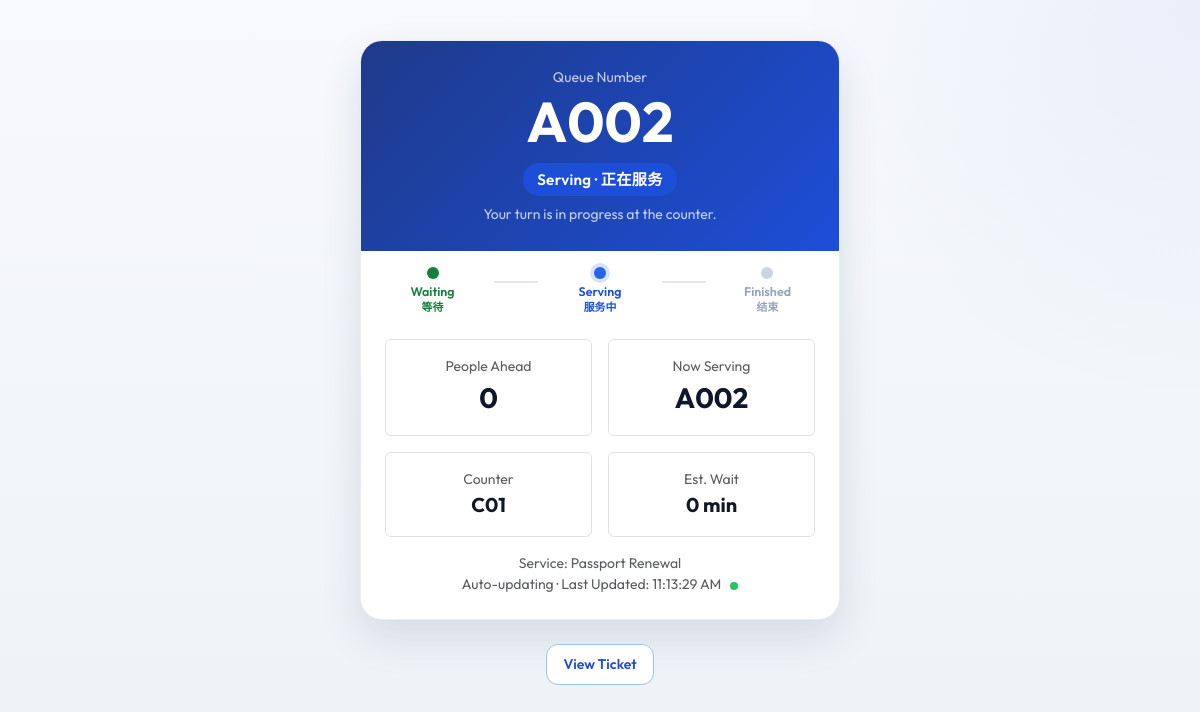
Page /public/live_tracker.php?ref=TKT-DEMO002 (signed in) on the committed database.
### tables this page shows
CREATE TABLE queue_tickets (
    id INT UNSIGNED AUTO_INCREMENT PRIMARY KEY,
    ticket_ref VARCHAR(30) NOT NULL UNIQUE,
    queue_number VARCHAR(10) NOT NULL,
    queue_date DATE NOT NULL,
    visitor_name VARCHAR(150) NOT NULL,
    visitor_ic VARCHAR(50) DEFAULT NULL,
    visitor_phone VARCHAR(30) DEFAULT NULL,
    visitor_email VARCHAR(150) DEFAULT NULL,
    user_id INT UNSIGNED DEFAULT NULL,
    service_id INT UNSIGNED NOT NULL,
    counter_id INT UNSIGNED DEFAULT NULL,
    staff_id INT UNSIGNED DEFAULT NULL,
    appointment_id INT UNSIGNED DEFAULT NULL,
    ticket_type ENUM('appointment','walk_in') NOT NULL DEFAULT 'walk_in',
    status ENUM('waiting','serving','completed','skipped','cancelled','no_show') NOT NULL DEFAULT 'waiting',
    called_at DATETIME DEFAULT NULL,
    started_at DATETIME DEFAULT NULL,
    completed_at DATETIME DEFAULT NULL,
    estimated_wait INT DEFAULT NULL COMMENT 'minutes',
    recall_count INT NOT NULL DEFAULT 0,
    created_at DATETIME NOT NULL DEFAULT CURRENT_TIMESTAMP,
    updated_at DATETIME NOT NULL DEFAULT CURRENT_TIMESTAMP ON UPDATE CURRENT_TIMESTAMP,
    UNIQUE KEY uq_queue_day_number (queue_date, queue_number),
    INDEX idx_queue_status (status),
    INDEX idx_queue_date (queue_date),
    INDEX idx_queue_service (service_id),
    CONSTRAINT fk_qt_user FOREIGN KEY (user_id) REFERENCES users(id) ON DELETE SET NULL,
    CONSTRAINT fk_qt_service FOREIGN KEY (service_id) REFERENCES services(id),
    CONSTRAINT fk_qt_counter FOREIGN KEY (counter_id) REFERENCES counters(id) ON DELETE SET NULL,
    CONSTRAINT fk_qt_staff FOREIGN KEY (staff_id) REFERENCES staff(id) ON DELETE SET NULL,
    CONSTRAINT fk_qt_appt FOREIGN KEY (appointment_id) REFERENCES appointments(id) ON DELETE SET NULL
);

CREATE TABLE counters (
    id INT UNSIGNED AUTO_INCREMENT PRIMARY KEY,
    counter_number VARCHAR(20) NOT NULL UNIQUE,
    counter_name VARCHAR(100) NOT NULL,
    status ENUM('available','serving','offline') NOT NULL DEFAULT 'offline',
    is_active TINYINT(1) NOT NULL DEFAULT 1,
    created_at DATETIME NOT NULL DEFAULT CURRENT_TIMESTAMP,
    updated_at DATETIME NOT NULL DEFAULT CURRENT_TIMESTAMP ON UPDATE CURRENT_TIMESTAMP
);

CREATE TABLE services (
    id INT UNSIGNED AUTO_INCREMENT PRIMARY KEY,
    name VARCHAR(100) NOT NULL,
    code VARCHAR(20) NOT NULL UNIQUE,
    description TEXT,
    estimated_duration INT NOT NULL DEFAULT 15 COMMENT 'minutes',
    queue_prefix CHAR(1) NOT NULL DEFAULT 'A',
    icon VARCHAR(50) DEFAULT 'fa-passport',
    is_active TINYINT(1) NOT NULL DEFAULT 1,
    created_at DATETIME NOT NULL DEFAULT CURRENT_TIMESTAMP,
    updated_at DATETIME NOT NULL DEFAULT CURRENT_TIMESTAMP ON UPDATE CURRENT_TIMESTAMP
);

### includes/functions.php (called while the page is built, shortened)
<?php
require_once dirname(__DIR__) . '/config/database.php';
function e(?string $value): string
{
    return htmlspecialchars((string)$value, ENT_QUOTES, 'UTF-8');
}
function url(string $path = ''): string
{
    $path = ltrim($path, '/');
    return BASE_URL . ($path !== '' ? '/' . $path : '');
}
function get(string $key, $default = null)
{
    return $_GET[$key] ?? $default;
}
function get_ticket_by_ref(string $ref): ?array
{
    $sql = "SELECT qt.*, s.name AS service_name, s.code AS service_code, s.estimated_duration,
                   c.counter_number, c.counter_name, a.reference_no AS appointment_ref
            FROM queue_tickets qt
            JOIN services s ON s.id = qt.service_id
            LEFT JOIN counters c ON c.id = qt.counter_id
            LEFT JOIN appointments a ON a.id = qt.appointment_id
            WHERE qt.ticket_ref = ? LIMIT 1";
    $stmt = db()->prepare($sql);
    $stmt->execute([$ref]);
    return $stmt->fetch() ?: null;
}
function people_ahead(array $ticket): int
{
    if (($ticket['status'] ?? '') !== 'waiting') {
        return 0;
    }
    $stmt = db()->prepare("SELECT COUNT(*) FROM queue_tickets
        WHERE queue_date = ? AND service_id = ? AND status = 'waiting' AND id < ?");
    $stmt->execute([$ticket['queue_date'], $ticket['service_id'], $ticket['id']]);
    return (int)$stmt->fetchColumn();
}
function currently_serving_for_service(int $serviceId): ?string
{
    $stmt = db()->prepare("SELECT queue_number FROM queue_tickets
        WHERE queue_date = CURDATE() AND service_id = ? AND status = 'serving' AND started_at IS NOT NULL
        ORDER BY started_at DESC LIMIT 1");
    $stmt->execute([$serviceId]);
    $num = $stmt->fetchColumn();
    if ($num) {
        return (string)$num;
    }
    $stmt = db()->prepare("SELECT queue_number FROM queue_tickets
        WHERE queue_date = CURDATE() AND service_id = ? AND status = 'serving'
        ORDER BY called_at DESC LIMIT 1");
    $stmt->execute([$serviceId]);
    $num = $stmt->fetchColumn();
    return $num ? (string)$num : null;
}
function tracker_phase(array $ticket): array
{
    $status = $ticket['status'] ?? 'waiting';
    return match ($status) {
        'waiting' => [
            'key' => 'waiting',
            'label' => 'Waiting',
            'label_cn' => '等待中',
            'badge' => 'warning',
            'message' => 'Please wait. Your number will be called soon.',
        ],
        'serving' => [
            'key' => 'serving',
            'label' => 'Serving',
            'label_cn' => '正在服务',
            'badge' => 'primary',
            'message' => !empty($ticket['started_at'])
                ? 'Your turn is in progress at the counter.'
                : 'Your number has been called. Please proceed to the counter.',
        ],
        'completed' => [
            'key' => 'completed',
            'label' => 'Completed',
            'label_cn' => '已结束',
            'badge' => 'success',
            'message' => 'Service completed. Thank you.',
        ],
        'skipped' => [
            'key' => 'skipped',
            'label' => 'Skipped',
            'label_cn' => '已跳过',
            'badge' => 'secondary',
            'message' => 'Your number was skipped. Please get a new ticket if needed.',
        ],
        'cancelled' => [
            'key' => 'cancelled',
            'label' => 'Cancelled',
            'label_cn' => '已取消',
            'badge' => 'danger',
            'message' => 'This ticket was cancelled.',
        ],
        default => [
            'key' => $status,
            'label' => ucwords(str_replace('_', ' ', $status)),
            'label_cn' => ucwords(str_replace('_', ' ', $status)),
            'badge' => 'secondary',
            'message' => '',
        ],
    };
}

### config/database.php (called while the page is built, shortened)
<?php
function db(): PDO
{
    static $pdo = null;
    if ($pdo instanceof PDO) {
        return $pdo;
    }
    $options = [
        PDO::ATTR_ERRMODE => PDO::ERRMODE_EXCEPTION,
        PDO::ATTR_DEFAULT_FETCH_MODE => PDO::FETCH_ASSOC,
        PDO::ATTR_EMULATE_PREPARES => false,
    ];
    try {
        $dsn = 'mysql:host=' . DB_HOST . ';port=' . DB_PORT . ';dbname=' . DB_NAME . ';charset=' . DB_CHARSET;
        $pdo = new PDO($dsn, DB_USER, DB_PASS, $options);
    } catch (PDOException $e) {
        http_response_code(500);
        die('Database connection failed. Please import database/immigration_queue_system.sql via phpMyAdmin or MySQL CLI.');
    }
    return $pdo;
}

### public/live_tracker.php (the view, shortened to what this page needs)
<?php
require_once dirname(__DIR__) . '/includes/functions.php';
$ref = trim((string)get('ref', ''));
$ticket = $ref !== '' ? get_ticket_by_ref($ref) : null;
$phase = $ticket ? tracker_phase($ticket) : null;
require dirname(__DIR__) . '/includes/header.php';
?>
<div class="container py-3 no-print">
  <?php if (!$ticket): ?>
    <div class="tracker-card">
      <div class="tracker-header"><h5 class="mb-0">Live Queue Tracker</h5></div>
      <div class="p-4">
        <form method="get">
          <label class="form-label">Enter Ticket Reference</label>
          <input class="form-control mb-3" name="ref" placeholder="TKT-..." required>
          <button class="btn btn-primary w-100">Track</button>
        </form>
      </div>
    </div>
  <?php else:
    $ahead = people_ahead($ticket);
    $estWait = ($ticket['status'] === 'waiting')
      ? (int)($ticket['estimated_wait'] ?? max(0, $ahead * 8))
      : 0;
    $pollUrl = url('public/live_tracker.php') . '?ajax=1&ref=' . rawurlencode($ticket['ticket_ref']);
  ?>
    <div class="tracker-card tracker-phase-<?= e($phase['key']) ?>" id="tracker"
         data-poll-url="<?= htmlspecialchars($pollUrl, ENT_QUOTES, 'UTF-8') ?>">
      <div class="tracker-header" id="tHeader">
        <div class="small opacity-75">Queue Number</div>
        <div class="display-4 fw-bold" id="tQueue"><?= e($ticket['queue_number']) ?></div>
        <div id="tStatus" class="mt-2">
          <span class="tracker-status-badge badge bg-<?= e($phase['badge']) ?>">
            <?= e($phase['label']) ?> · <?= e($phase['label_cn']) ?>
          </span>
        </div>
        <div class="small mt-2 opacity-75" id="tMessage"><?= e($phase['message']) ?></div>
      </div>
      <div class="tracker-steps px-3 pt-3">
        <div class="tracker-step <?= $ticket['status'] === 'waiting' ? 'is-active' : (in_array($ticket['status'], ['serving','completed','skipped'], true) ? 'is-done' : '') ?>" id="stepWaiting">
          <span class="dot"></span><span>Waiting<br><small>等待</small></span>
        </div>
        <div class="tracker-step-line"></div>
        <div class="tracker-step <?= $ticket['status'] === 'serving' ? 'is-active' : ($ticket['status'] === 'completed' ? 'is-done' : '') ?>" id="stepServing">
          <span class="dot"></span><span>Serving<br><small>服务中</small></span>
        </div>
        <div class="tracker-step-line"></div>
        <div class="tracker-step <?= in_array($ticket['status'], ['completed','skipped','cancelled'], true) ? 'is-active is-done' : '' ?>" id="stepDone">
          <span class="dot"></span><span>Finished<br><small>结束</small></span>
        </div>
      </div>
      <div class="p-4">
        <div class="row g-3 text-center mb-3">
          <div class="col-6"><div class="border rounded p-3"><div class="text-muted small">People Ahead</div><div class="fs-3 fw-bold" id="tAhead"><?= $ahead ?></div></div></div>
          <div class="col-6"><div class="border rounded p-3"><div class="text-muted small">Now Serving</div><div class="fs-3 fw-bold" id="tServing"><?= e(currently_serving_for_service((int)$ticket['service_id']) ?? '-') ?></div></div></div>
          <div class="col-6"><div class="border rounded p-3"><div class="text-muted small">Counter</div><div class="fs-5 fw-bold" id="tCounter"><?= e($ticket['counter_number'] ?? '-') ?></div></div></div>
          <div class="col-6"><div class="border rounded p-3"><div class="text-muted small">Est. Wait</div><div class="fs-5 fw-bold" id="tWait"><?= $estWait ?> min</div></div></div>
        </div>
        <div class="text-muted small text-center">Service: <span id="tService"><?= e($ticket['service_name']) ?></span></div>
        <div class="text-muted small text-center">
          Auto-updating · Last Updated: <span id="tUpdated"><?= date('h:i:s A') ?></span>
          <span class="tracker-live-dot" title="Live"></span>
        </div>
      </div>
    </div>
    <div class="text-center mt-3">
      <a href="<?= e(url('public/queue_ticket.php')) ?>?ref=<?= e(urlencode($ticket['ticket_ref'])) ?>" class="btn btn-outline-primary btn-sm">View Ticket</a>
    </div>
  <?php endif; ?>
</div>
<?php require dirname(__DIR__) . '/includes/footer.php'; ?>

### assets/css/style.css (style rules this page uses)
:root { --primary-navy: #0F2E56; --secondary-blue: #1D4ED8; --accent-teal: #0F766E; --accent-sky: #0284C7; --light-bg: #EEF2F7; --surface: #FFFFFF; --border: #D8E0EA; --border-soft: #E8EEF5; --success: #15803D; --success-soft: #DCFCE7; --warning: #B45309; --warning-soft: #FEF3C7; --danger: #B91C1C; --danger-soft: #FEE2E2; --info: #0369A1; --info-soft: #E0F2FE; --text: #0F172A; --text-muted: #64748B; --sidebar-width: 268px; --topbar-height: 68px; --radius: 16px; --shadow: 0 8px 24px rgba(15, 46, 86, .08); --shadow-sm: 0 2px 10px rgba(15, 46, 86, .05); }
* { box-sizing: border-box; }
body { font-family: "Outfit", "Segoe UI", Tahoma, sans-serif; background: radial-gradient(circle at top right, rgba(29,78,216,.06), transparent 28%), linear-gradient(180deg, #F7F9FC 0%, var(--light-bg) 100%); color: var(--text); margin: 0; min-height: 100vh; }
a { text-decoration: none; color: var(--secondary-blue); }
.btn { border-radius: 12px; font-weight: 600; padding: .55rem 1rem; transition: transform .15s ease, box-shadow .15s ease, background .15s ease; }
.btn-outline-primary { color: var(--secondary-blue); border-color: #93C5FD; background: #fff; }
.badge { font-weight: 600; letter-spacing: .02em; border-radius: 999px; padding: .4em .7em; }
.bg-primary { background-color: #1D4ED8 !important; }
.tracker-card { max-width: 480px; margin: 24px auto; background: #fff; border-radius: 22px; overflow: hidden; box-shadow: 0 18px 40px rgba(15,46,86,.12); border: 1px solid var(--border-soft); }
.tracker-header { background: var(--primary-navy); color: #fff; padding: 26px 22px; text-align: center; transition: background .3s ease; }
.tracker-phase-serving .tracker-header { background: linear-gradient(135deg, #1E3A8A, #1D4ED8); }
.tracker-status-badge { font-size: .95rem !important; padding: .55rem .9rem !important; border-radius: 999px !important; }
.tracker-steps { display: flex; align-items: center; justify-content: space-between; gap: 6px; }
.tracker-step { flex: 1; text-align: center; color: #94A3B8; font-size: .78rem; font-weight: 600; line-height: 1.2; }
.tracker-step .dot { width: 12px; height: 12px; border-radius: 50%; display: block; margin: 0 auto 6px; background: #CBD5E1; }
.tracker-step.is-active { color: #1D4ED8; }
.tracker-step.is-active .dot { background: #2563EB; box-shadow: 0 0 0 4px rgba(37,99,235,.18); }
.tracker-step.is-done { color: #15803D; }
.tracker-step.is-done .dot { background: #15803D; }
.tracker-step-line { flex: .4; height: 2px; background: #E2E8F0; margin-bottom: 18px; }
.tracker-live-dot { display: inline-block; width: 8px; height: 8px; border-radius: 50%; margin-left: 6px; vertical-align: middle; background: #22C55E; box-shadow: 0 0 0 0 rgba(34,197,94,.6); animation: qbPulse 1.6s infinite; }

### rows in the picture
queue_tickets: queue_number "A002", status+started_at "Serving", status+started_at "正在服务", status+started_at "Your turn is in progress at the counter.", status "0", currently_serving_for_service((int)$ticket['service_id']) "A002", counter.counter_number "C01", service.name "Passport Renewal"
